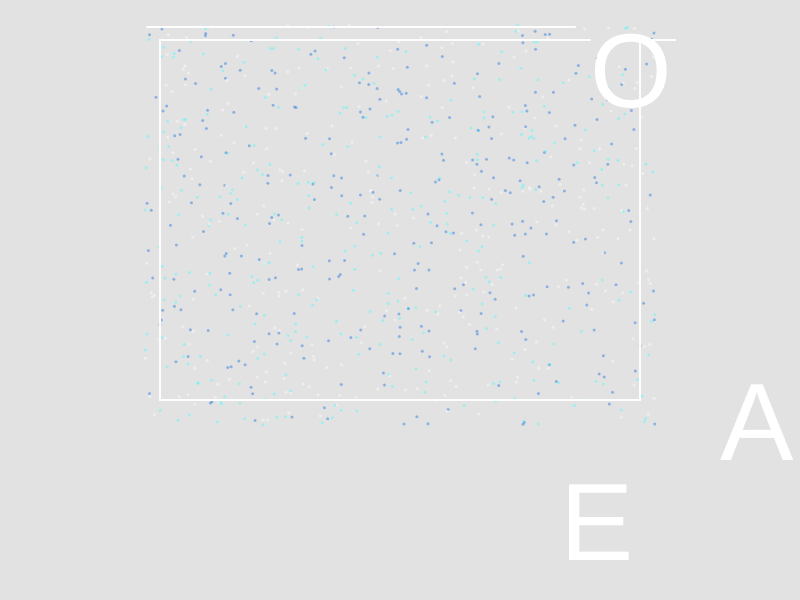
Frame 1 (no input)
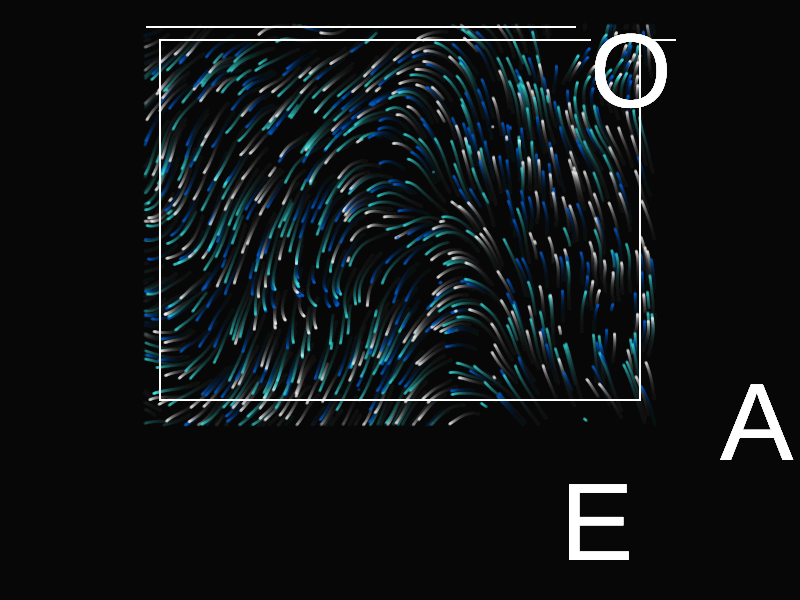
Frame 60 (no input)
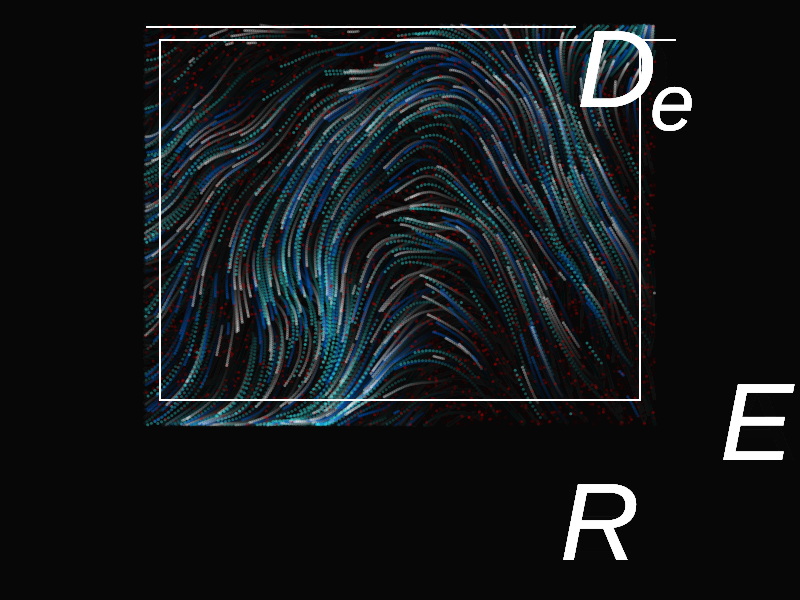
Frame 120 (the mouse pressed at the canvas centre since frame 60)

The p5.js sketch that drew these frames (run headless with seeded random() and noise() and a simulated clock; from frame 60 on, the mouse is pressed at the canvas centre):

// p5.js sketch
// ── sketch.js
/**
 *
 * Ocean系列-海报2
 * Sea Desertification
 * 
 * 主程序
 * 
 * 交互内容：
 * 1、鼠标按住，粒子群加速，海报的字从OCEAN变成DESERT
 * 鼠标松开恢复
 *
 */


var num = 300; //每群粒子的总数
//有四种不同的粒子群
var particles_a = [];
var particles_b = [];
var particles_c = [];
var particles_d = [];
var fade = 100; //控制拖尾长度
var radius = 3; //粒子半径
//四种粒子群的速度
var speed_a = 0.5;
var speed_b = 0.5;
var speed_c = 0.75;
var speed_d = 0.5;

var noiseScale = 300; //噪声大小
var noiseStrength = 1.2; //噪声波动的频率

var isPressed = 0; //鼠标是否按住

function setup() {
  createCanvas(displayWidth, displayHeight);
  init();
}

function draw() {
  //较低的不透明度
  background(0, 15);

  //当鼠标按住时
  if (mouseIsPressed == true) {
    isPressed = 1;
    //粒子群加速
    speed_a += 0.025;
    speed_b += 0.025;
    speed_c += 0.05;
    //同时产生新的红色粒子群
    for (let i = 0; i < num / 2; i++) {
      let loc_d = createVector(random(width / 2 - 255, width / 2 + 255), random(25, height - 175));
      //let loc_d = createVector(random(width), random(height));
      particles_d[i] = new Particle(loc_d, speed_d);
      //d红色
      fill(215, 0, 0, fade);
      particles_d[i].move(speed_d);
      particles_d[i].checkEdges();
      particles_d[i].drawParticle(radius);
    }
  }

  //abc三个粒子群
  for (let i = 0; i < num; i++) {
    //a白色
    fill(255, 255, 255, fade);
    particles_a[i].move(speed_a);
    particles_a[i].checkEdges();
    particles_a[i].drawParticle(radius);
    //b蓝色
    fill(0, 100, 219, fade);
    particles_b[i].move(speed_b);
    particles_b[i].checkEdges();
    particles_b[i].drawParticle(radius);
    //c青色
    fill(60, 250, 250, fade);
    particles_c[i].move(speed_c);
    particles_c[i].checkEdges();
    particles_c[i].drawParticle(radius);
  }

  //海报
  poster();
}

function init() {
  background(0, 15);

  //初始化粒子群信息
  for (let i = 0; i < num; i++) {
    let loc_a = createVector(random(width / 2 - 255, width / 2 + 255), random(25, height - 175));
    let loc_b = createVector(random(width / 2 - 255, width / 2 + 255), random(25, height - 175));
    let loc_c = createVector(random(width / 2 - 255, width / 2 + 255), random(25, height - 175));
    // let loc_a = createVector(random(width * 1.2), random(height), 2);
    // let loc_b = createVector(random(width * 1.2), random(height), 2);
    // let loc_c = createVector(random(width * 1.2), random(height), 2);
    particles_a[i] = new Particle(loc_a, speed_a);
    particles_b[i] = new Particle(loc_b, speed_b);
    particles_c[i] = new Particle(loc_c, speed_c);
  }
}

function poster() {
  //海报边框
  noFill();
  stroke(255, 255, 255, 240);
  strokeWeight(2);
  //rect(width / 2 - 240, 40, 480, height - 240);
  line(width / 2 - 240, 40, 590, 40);
  line(675, 40, width / 2 + 240, 40);
  line(width / 2 - 240, 40, width / 2 - 240, height - 200);
  line(width / 2 - 240, height - 200, width / 2 + 240, height - 200);
  line(width / 2 + 240, 40, width / 2 + 240, height - 200);

  line(width / 2 - 253, 27, 575, 27);
  line(970, 680, 1025, 680);

  //海报文字
  textSize(8);
  noStroke();
  fill(255, 255, 255);
  text('Before  Desertification  of  The  Sea', 875, 30);
  text('Protect  The  Earth', 520, 685);
  if (!isPressed) {
    textStyle(NORMAL);
    textSize(105);
    text('O', 590, 107);
    textSize(110);
    text('E', 560, 560);
    text('A', 720, 460);
    text('N', 890, 580);
    fill(16, 150, 216);
    text('C', 830, 200);
  } else { //按住之后，文字从OCEAN变成DESERT
    textStyle(ITALIC);
    textSize(80);
    text('e', 650, 130);
    textSize(110);
    text('D', 577, 107);
    text('R', 560, 560);
    text('E', 720, 460);
    text('T', 890, 580);
    fill(16, 150, 216);
    text('S', 830, 200);
  }
}

//鼠标松开，恢复原状
function mouseReleased() {
  isPressed = 0;
  speed_a = 0.5;
  speed_b = 0.5;
  speed_c = 0.75;
}

// ── particleFish.js
/**
 *
 * Ocean系列-海报3
 * Sea Desertification
 * 
 * 定义particle fish类
 * 
 * 核心原理：
 * 1、粒子的拖尾效果通过降低背景的不透明度和设置fade实现
 * 2、设置粒子的运动方程为：x=cos(a)，y=sin(a)-cos(a)*sin(a)
 *
 */


class Particle {
  constructor(l, s) {
    this.loc = l;
    this.dir = createVector(0, 0);
    this.speed = s;
    this.d = 1;
  }

  //粒子运动
  move(s) {
    this.speed = s;
    this.angle = noise(this.loc.x / noiseScale, this.loc.y / noiseScale, frameCount / noiseScale) * TWO_PI * noiseStrength;
    this.dir.x = cos(this.angle);
    this.dir.y = sin(this.angle) - cos(this.angle) * sin(this.angle);
    this.vel = this.dir.copy();
    this.vel.mult(this.speed * this.d);
    this.loc.add(this.vel);
  }

  //将位置限制在海报内 
  checkEdges() {
    if (this.loc.x < (width / 2 - 255) || this.loc.x > (width / 2 + 255) || this.loc.y < 25 || this.loc.y > (height - 175)) {
      this.loc.x = random(width / 2 - 255, width / 2 + 255);
      this.loc.y = random(25, height - 175);
    }
    // if (this.loc.x < 0 || this.loc.x > width || this.loc.y < 0 || this.loc.y > height) {
    //   this.loc.x = random(width * 1.2);
    //   this.loc.y = random(height);
    // }
  }

  //绘制粒子
  drawParticle(r) {
    noStroke();
    ellipse(this.loc.x, this.loc.y, r);
  }
}
